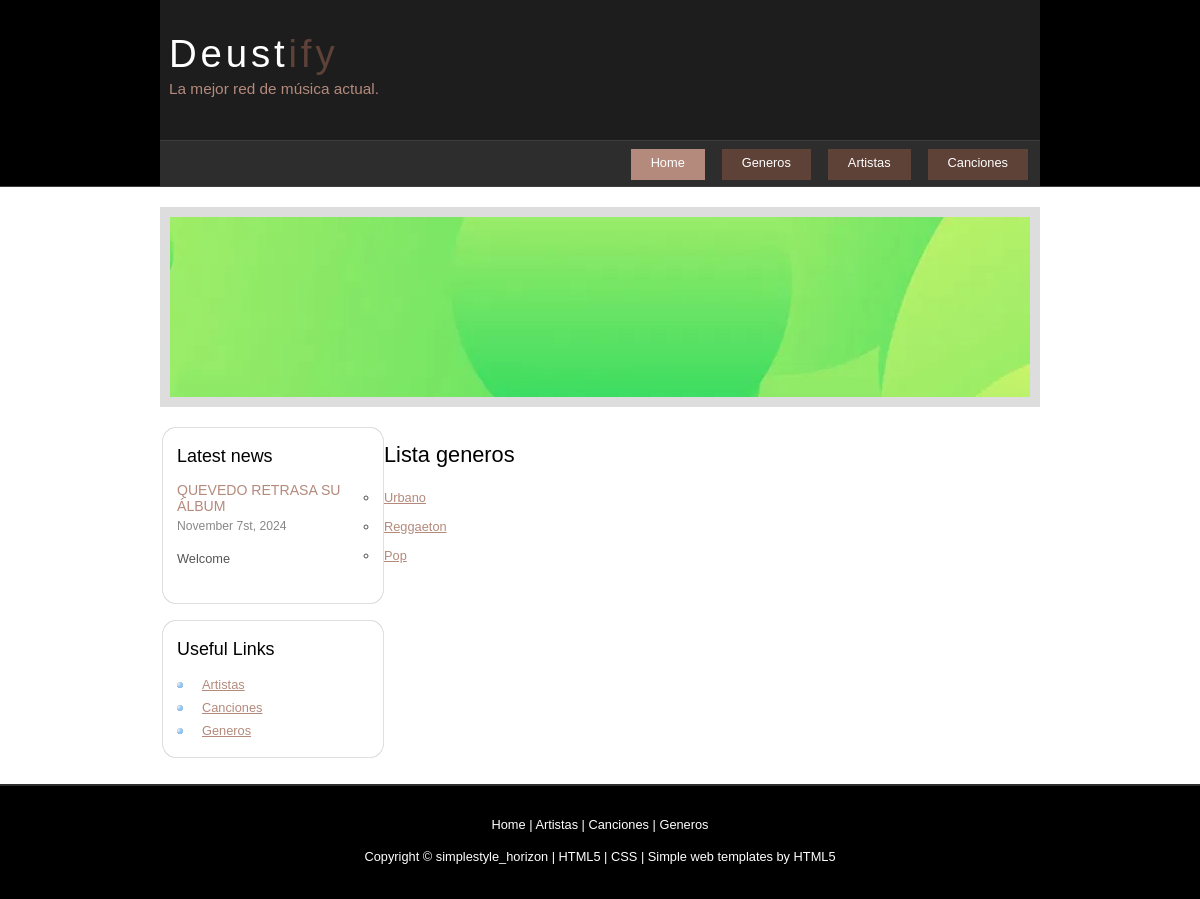
The app's page /es/spotyWebApp/generos, older data.
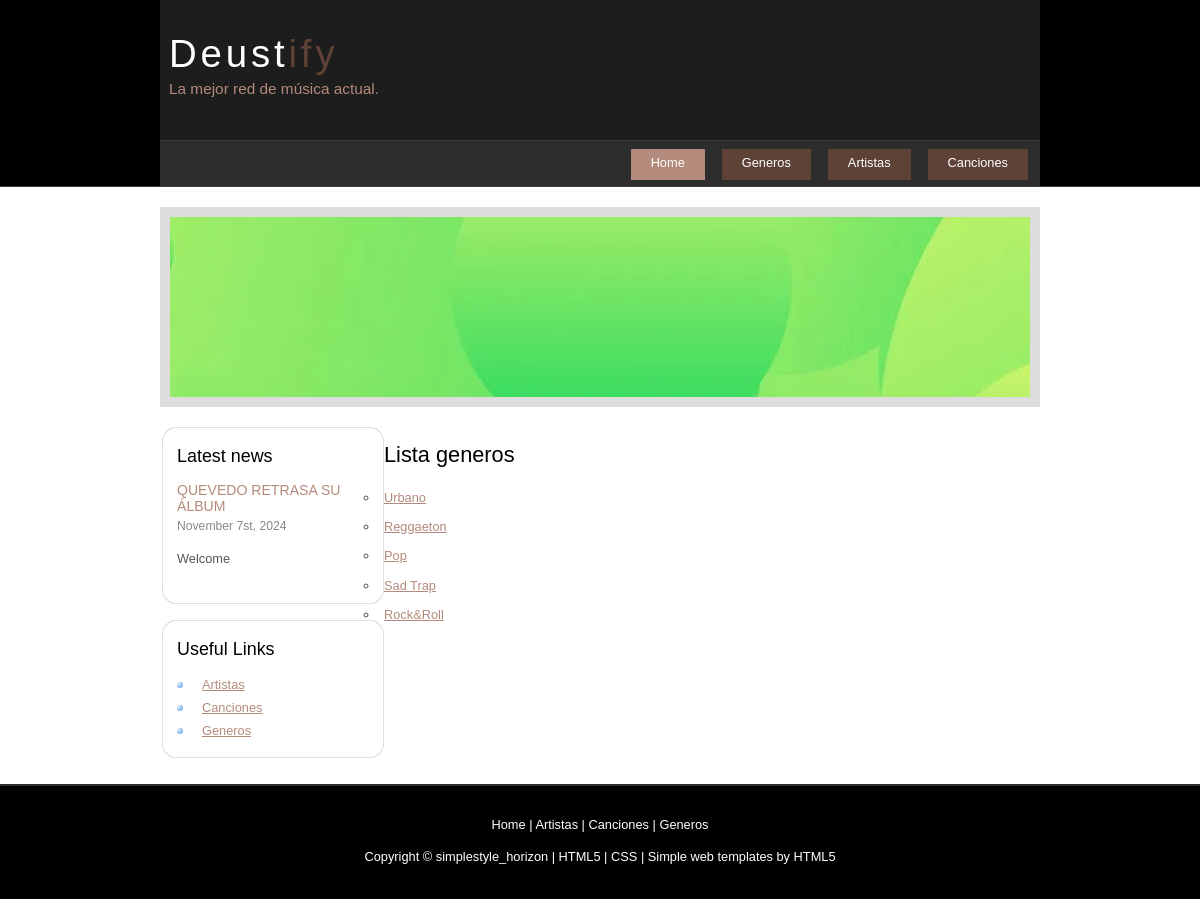
The same page, newer data.
### spotyWebApp/models.py (models this page shows, shortened)
class Genero(models.Model):
    id = models.IntegerField(default=0, primary_key=True)
    nombre = models.CharField(max_length=25)
    origen = models.CharField(max_length = 400, null = True)

### spotyWebApp/views.py (the view)
# urls.py: path('generos',ListaGeneroView.as_view(), name= 'listaGeneros'),
class ListaGeneroView(ListView):
    model = Genero
    template_name = 'listaGenero.html'
    context_object_name = 'generos'

### spotyWebApp/templates/listaGenero.html
{%extends 'base.html'%}
{%block contenido%}
        <h1>Lista generos</h1>
        <ul>
        {% for genero in generos %}
            <li>
                <a href="{% url 'detalleGenero' genero.id %}">
                    {{ genero.nombre }}
                </a>
            </li>
        {% empty %}
            <li>No hay generos.</li>
        {% endfor %}
        </ul>
{%endblock%}

Row changes from the older to the newer data that the page shows:
added Genero: nombre "Sad Trap"
added Genero: nombre "Rock&Roll"
